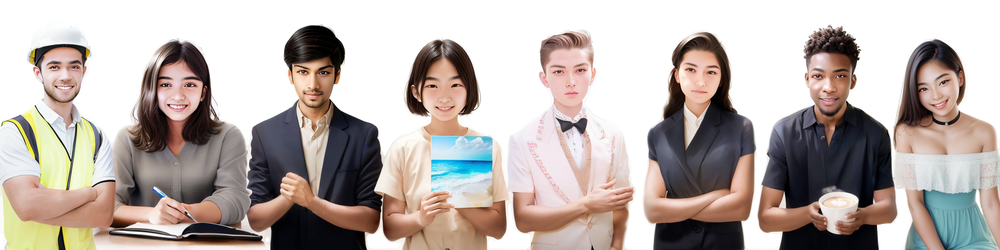
#> input picture pix/banner.png, 1000 x 250 px, shrunk from 2048 x 512 before the run
$ python roll-banner.py
#> lines starting #> are read from the running program, lines starting #| are printed output that depends on the picture
#!/usr/bin/env python3

import os
import numpy as np
from PIL import Image

# Load image
img = Image.open('banner.png')
#> img is the input picture: PIL image 1000x250 RGB; mean R, G, B 186.1, 176.1, 171.3
img_array = np.array(img)

offset = 256

# Save image
for i in range(1, 8):
	# Shift image
	shifted_img_array = np.roll(img_array, -offset, axis=1)
	shifted_img = Image.fromarray(shifted_img_array)
	shifted_img.save(f'banner{i}.png')
	img_array = shifted_img_array
#> this loop made 7 passes
#> pass 1, `shifted_img_array = np.roll(img_array, -offset, axis=1)`:
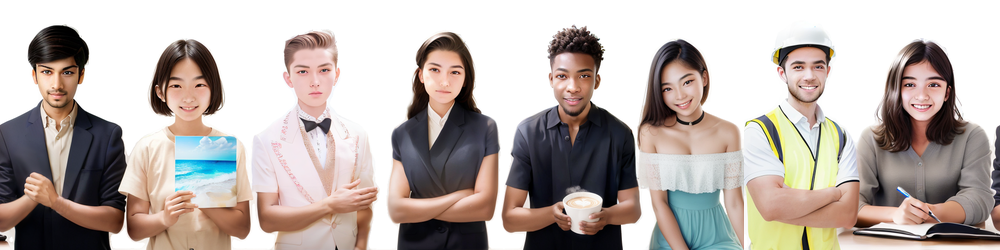
#> shifted_img_array: shape (250, 1000, 3); mean R, G, B 186.1, 176.1, 171.3
#> pass 2, `shifted_img_array = np.roll(img_array, -offset, axis=1)`:
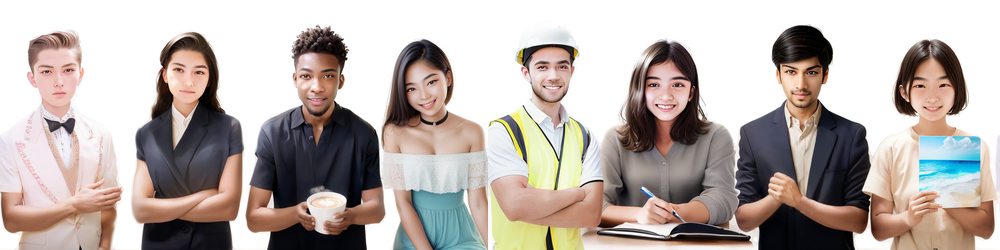
#> shifted_img_array: shape (250, 1000, 3); mean R, G, B 186.1, 176.1, 171.3
#> pass 3, `shifted_img_array = np.roll(img_array, -offset, axis=1)`:
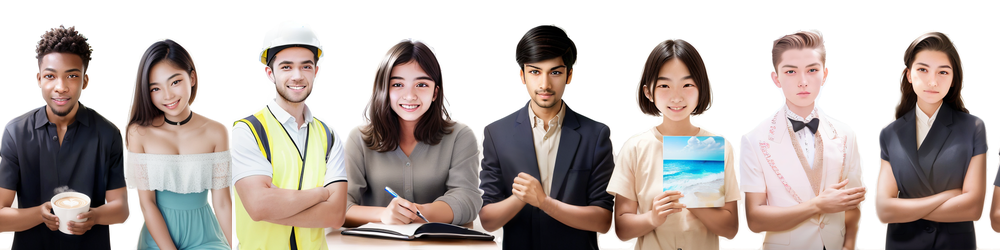
#> shifted_img_array: shape (250, 1000, 3); mean R, G, B 186.1, 176.1, 171.3
#> after the loop:
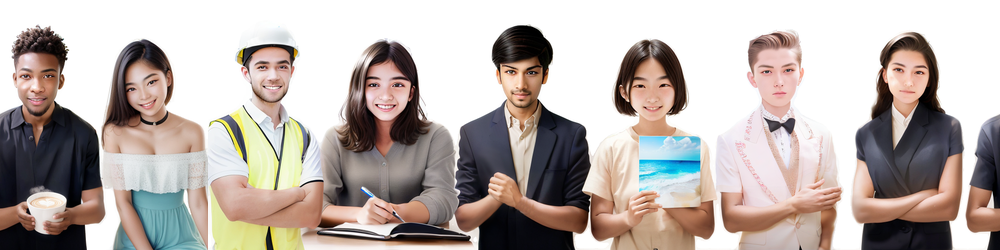
#> img_array: shape (250, 1000, 3); mean R, G, B 186.1, 176.1, 171.3

if not os.path.exists('banner0.png'):
	os.symlink('banner.png', 'banner0.png')

$ run again, with pix/allemande.jpg saved as pix/banner.png
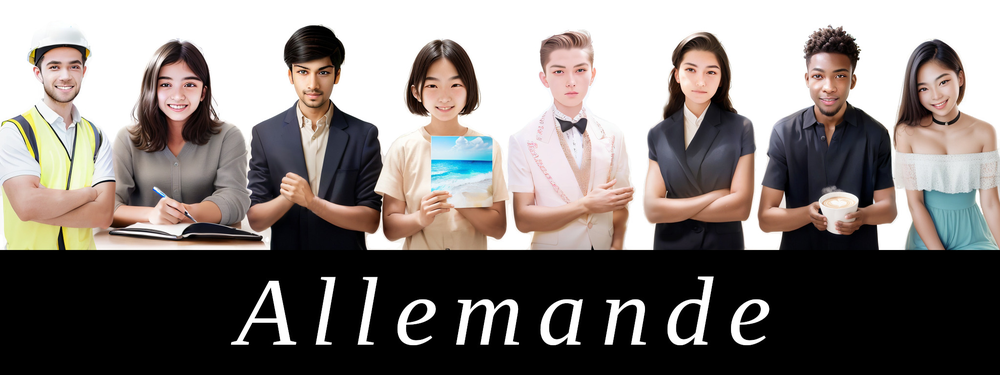
#> input picture pix/allemande.jpg, 1000 x 375 px, shrunk from 2048 x 768 before the run
#> img is the input picture: PIL image 1000x375 RGB; mean R, G, B 129.4, 122.7, 119.5
#> the loop `for i in range(1, 8):` made 7 passes
#> pass 1, `shifted_img_array = np.roll(img_array, -offset, axis=1)`:
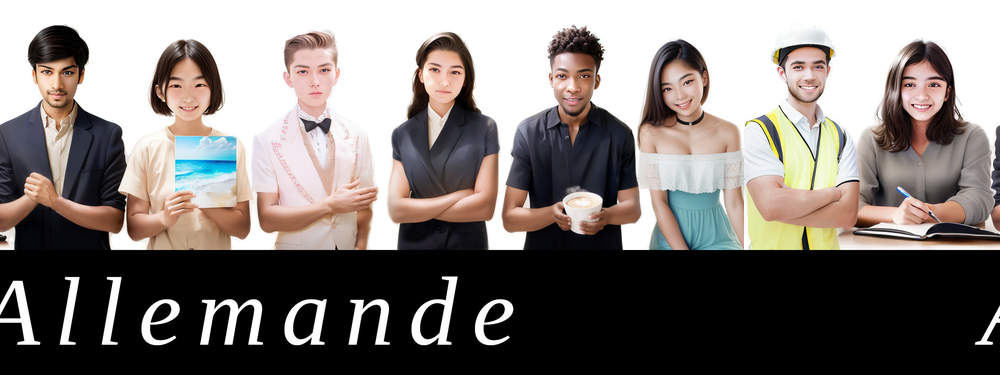
#> shifted_img_array: shape (375, 1000, 3); mean R, G, B 129.4, 122.7, 119.5
#> after the loop `for i in range(1, 8):`:
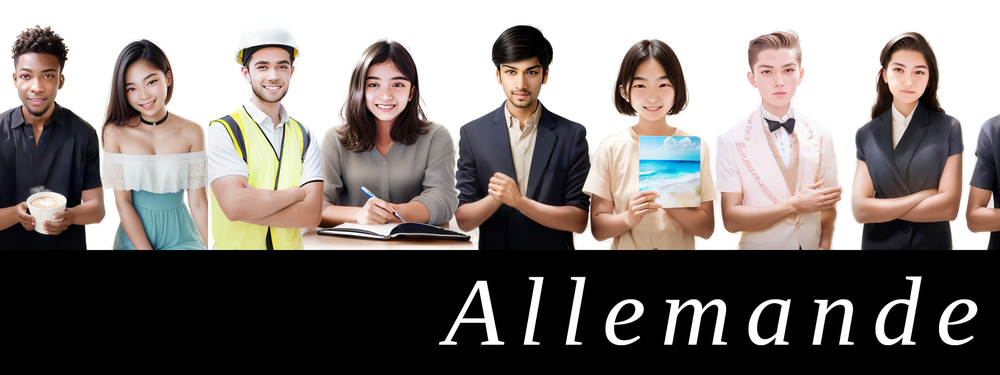
#> img_array: shape (375, 1000, 3); mean R, G, B 129.4, 122.7, 119.5

$ run again, with pix/ally-profile-nsfw.jpg saved as pix/banner.png
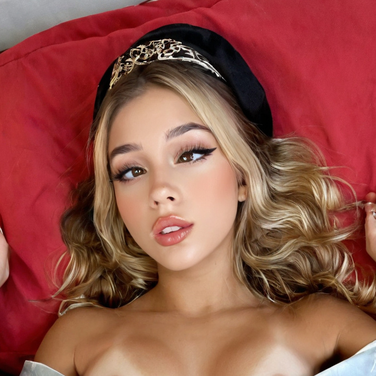
#> input picture pix/ally-profile-nsfw.jpg, 376 x 376 px, shrunk from 771 x 771 before the run
#> img is the input picture: PIL image 376x376 RGB; mean R, G, B 149.5, 82, 71.3
#> the loop `for i in range(1, 8):` made 7 passes
#> pass 1, `shifted_img_array = np.roll(img_array, -offset, axis=1)`:
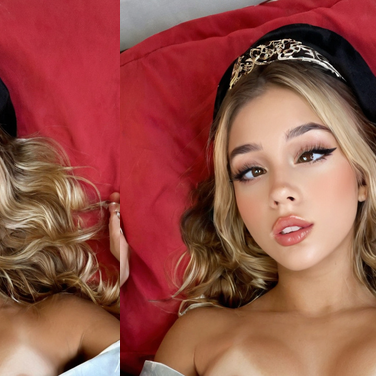
#> shifted_img_array: shape (376, 376, 3); mean R, G, B 149.5, 82, 71.3
#> after the loop `for i in range(1, 8):`:
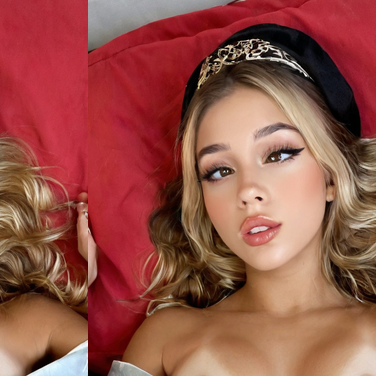
#> img_array: shape (376, 376, 3); mean R, G, B 149.5, 82, 71.3
